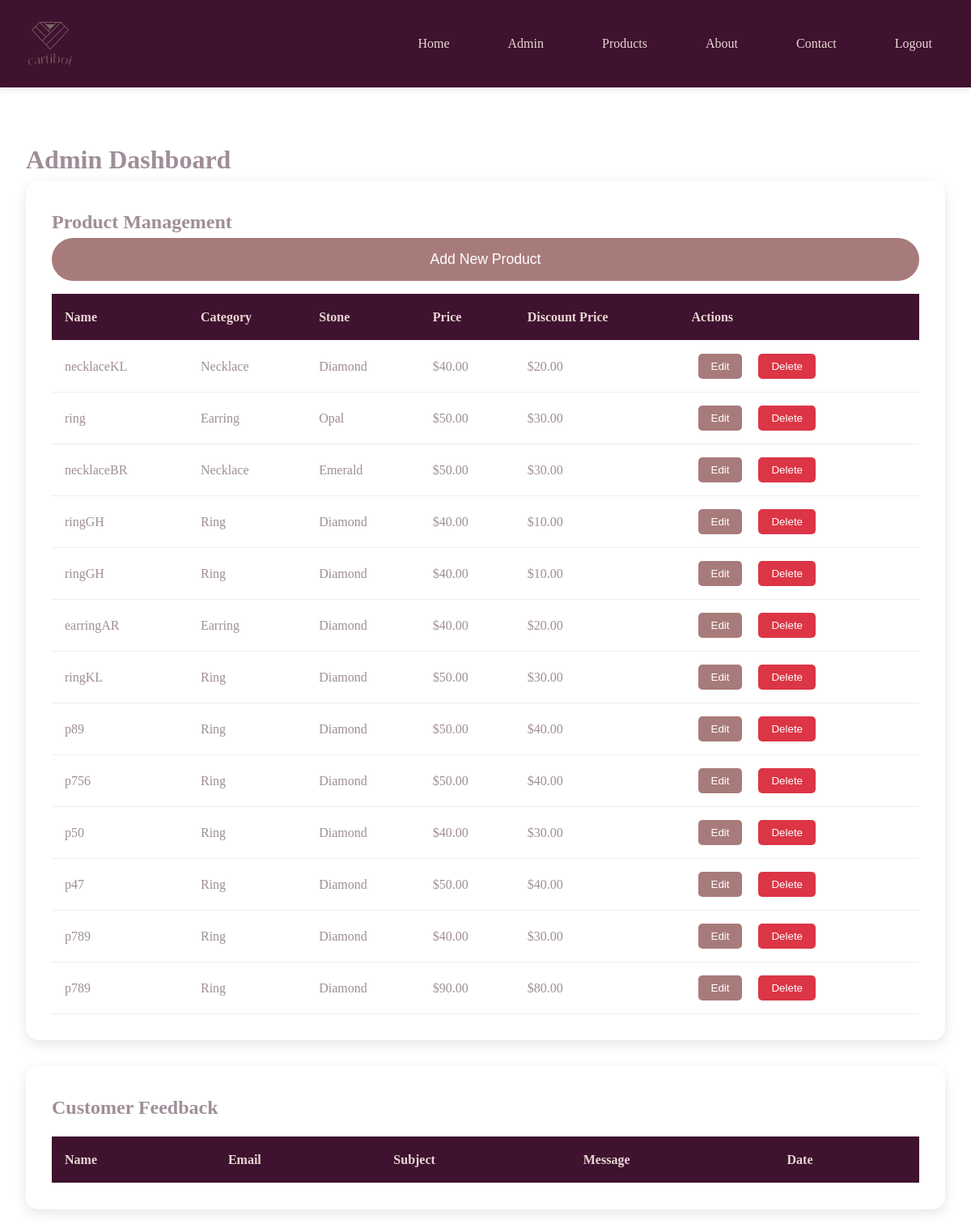
The page /admin.php (signed in) on the database as committed earlier.
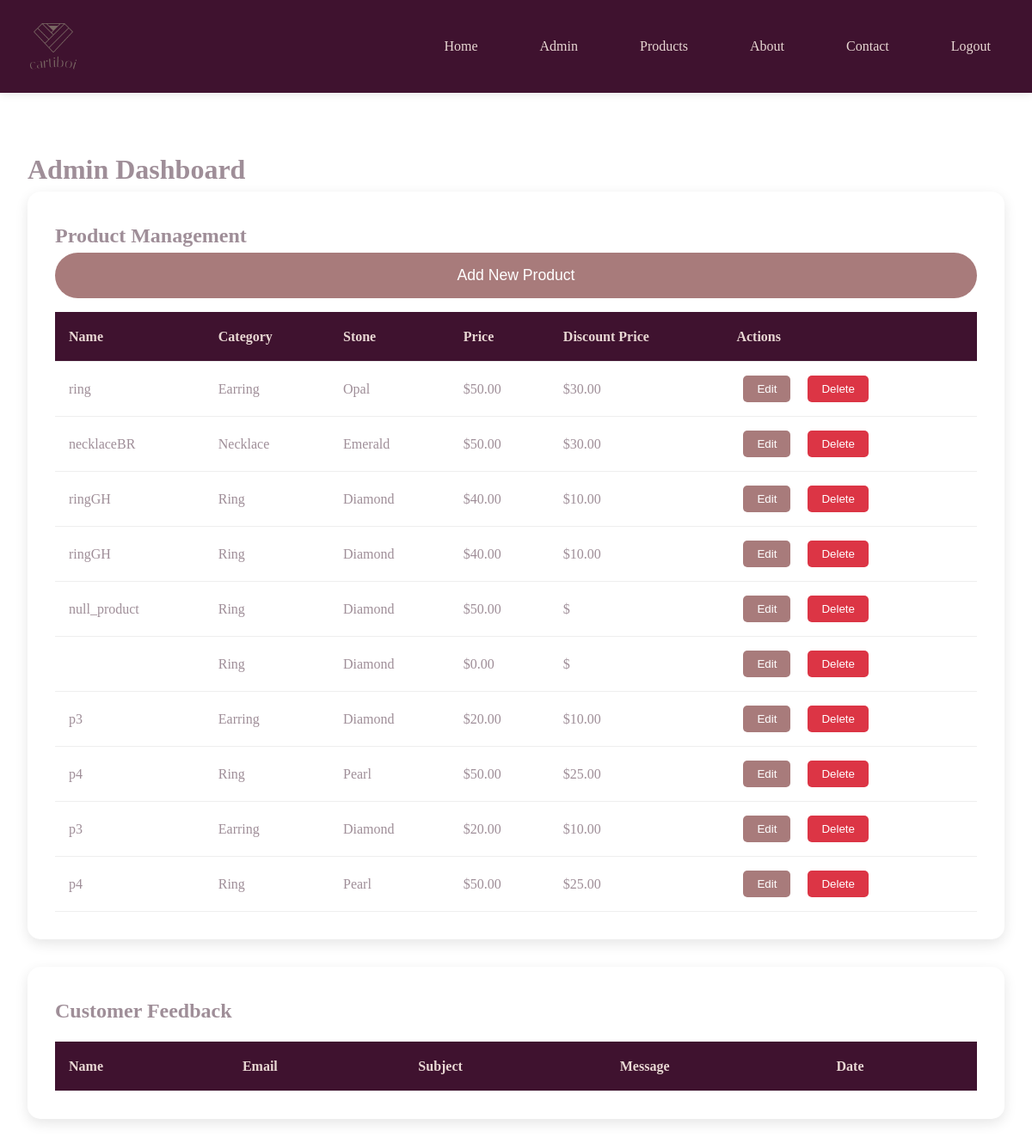
The same page on the database as committed later.
### tables this page shows
CREATE TABLE IF NOT EXISTS `products` (
  `id` int NOT NULL AUTO_INCREMENT,
  `name` varchar(255) NOT NULL,
  `description` text,
  `price` decimal(10,2) NOT NULL,
  `discount_price` decimal(10,2) DEFAULT NULL,
  `category` enum('Ring','Earring','Necklace','Bracelet') NOT NULL,
  `gem_type` enum('Diamond','Pearl','Opal','Lapis','Ruby','Emerald','Amethyst','Sapphire') NOT NULL,
  `size` varchar(20) DEFAULT NULL,
  `image_path` varchar(255) NOT NULL,
  `availability` enum('In Stock','Out of Stock') DEFAULT 'In Stock',
  `created_at` timestamp NULL DEFAULT CURRENT_TIMESTAMP,
  `updated_at` timestamp NULL DEFAULT CURRENT_TIMESTAMP ON UPDATE CURRENT_TIMESTAMP,
  PRIMARY KEY (`id`),
  KEY `idx_products_category` (`category`),
  KEY `idx_products_gem_type` (`gem_type`)
);

### admin.php (the view, shortened to what this page needs)
<?php
    require 'db_connection.php';
    $sql = "SELECT * FROM products WHERE availability = 'In Stock'";
    $result = mysqli_query($conn, $sql);
?>
<!DOCTYPE html>
<html lang="en">
<head>
    <link rel="stylesheet" href="css/style.css">
</head>
<body>
    <nav class="navbar">
        <div class="nav-content">
            <img src="image/logo/logo.png" alt="Your Carti Logo" class="logo">
            <div class="nav-links">
                <a href="index.html">Home</a>
                <a href="admin.php">Admin</a>
                <a href="products.html">Products</a>
                <a href="about.html">About</a>
                <a href="contact.html">Contact</a>
                <a href="logout.php" id="logout">Logout</a>
            </div>
        </div>
    </nav>
    <div class="admin-container">
        <h1>Admin Dashboard</h1>
        <section class="management-section">
            <h2>Product Management</h2>
            <button onclick="showProductForm()" class="submit-btn">Add New Product</button>
            <table class="data-table">
                <thead>
                    <tr>
                        <th>Name</th>
                        <th>Category</th>
                        <th>Stone</th>
                        <th>Price</th>
                        <th>Discount Price</th>
                        <th>Actions</th>
                    </tr>
                </thead>
                <tbody id="productsTable">
                    <?php while ($row = mysqli_fetch_assoc($result)): ?>
                        <tr id="product-<?php echo $row['id'];?>">
                            <td><?php echo htmlspecialchars($row['name']); ?></td>
                            <td><?php echo htmlspecialchars($row['category']); ?></td>
                            <td><?php echo htmlspecialchars($row['gem_type']); ?></td>
                            <td>$<?php echo htmlspecialchars($row['price']); ?></td>
                            <td>$<?php echo htmlspecialchars($row['discount_price']); ?></td>
                            <td class="action-buttons">
                                <button class="edit-btn" onclick="editProduct(<?php echo $row['id']; ?>)">Edit</button>
                                <button class="delete-btn" onclick="deleteProduct(<?php echo $row['id']; ?>)">Delete</button>
                            </td>
                        </tr>
                    <?php endwhile; ?>
                </tbody>
            </table>
        </section>
        <section class="management-section">
            <h2>Customer Feedback</h2>
            <table class="data-table">
                <thead>
                    <tr>
                        <th>Name</th>
                        <th>Email</th>
                        <th>Subject</th>
                        <th>Message</th>
                        <th>Date</th>
                    </tr>
                </thead>
            </table>
        </section>
    </div>
</body>
</html>

### css/style.css (style rules this page uses)
:root { --bg-color: #3f122f; --text-color: hsl(323, 8%, 59%); --light-accent: #e8d7d3; --highlight: #a87b7b; --t30: 4.93vmin; --t20: 3.28vmin; --shadow-sm: 0 2px 10px rgba(0,0,0,0.1); --shadow-md: 0 8px 20px rgba(0,0,0,0.12); --transition: all 0.3s ease; }
* { margin: 0; padding: 0; box-sizing: border-box; }
body { font-family: 'Great Vibes'; line-height: 1.6; color: var(--text-color); overflow-x: hidden; }
.navbar { background: var(--bg-color); padding: 1.5rem 2rem; position: sticky; top: 0; z-index: 1000; box-shadow: var(--shadow-sm); }
.nav-content { max-width: 1200px; margin: 0 auto; display: flex; justify-content: space-between; align-items: center; }
.logo { height: 60px; }
.nav-links { display: flex; gap: 2.5rem; }
.nav-links a { color: var(--light-accent); text-decoration: none; padding: 0.5rem 1rem; transition: var(--transition); }
.submit-btn { background: var(--highlight); color: white; padding: 1rem 3rem; border: none; border-radius: 50px; font-size: 1.1rem; cursor: pointer; transition: all 0.3s ease; width: 100%; }
.admin-container { max-width: 1200px; margin: 2rem auto; padding: 2rem; }
.management-section { background: white; padding: 2rem; border-radius: 15px; box-shadow: 0 5px 15px rgba(0,0,0,0.1); margin-bottom: 2rem; }
.data-table { width: 100%; border-collapse: collapse; margin-top: 1rem; }
.data-table th, .data-table td { padding: 1rem; text-align: left; border-bottom: 1px solid #eee; }
.data-table th { background-color: var(--bg-color); color: var(--light-accent); }
.action-buttons button { padding: 0.5rem 1rem; margin: 0 0.5rem; border: none; border-radius: 5px; cursor: pointer; transition: var(--transition); }
.edit-btn { background-color: var(--highlight); color: white; }
.delete-btn { background-color: #dc3545; color: white; }

Rows that differ between the two databases and show on the page:
removed products: name "necklaceKL", category "Necklace", gem_type "Diamond", price "40.00", discount_price "20.00"
removed products: name "earringAR", category "Earring", gem_type "Diamond", price "40.00", discount_price "20.00"
removed products: name "ringKL", category "Ring", gem_type "Diamond", price "50.00", discount_price "30.00"
removed products: name "p89", category "Ring", gem_type "Diamond", price "50.00", discount_price "40.00"
removed products: name "p756", category "Ring", gem_type "Diamond", price "50.00", discount_price "40.00"
removed products: name "p50", category "Ring", gem_type "Diamond", price "40.00", discount_price "30.00"
removed products: name "p47", category "Ring", gem_type "Diamond", price "50.00", discount_price "40.00"
removed products: name "p789", category "Ring", gem_type "Diamond", price "40.00", discount_price "30.00"
removed products: name "p789", category "Ring", gem_type "Diamond", price "90.00", discount_price "80.00"
added products: name "null_product", category "Ring", gem_type "Diamond", price "50.00"
added products: category "Ring", gem_type "Diamond", price "0.00"
added products: name "p3", category "Earring", gem_type "Diamond", price "20.00", discount_price "10.00"
added products: name "p4", category "Ring", gem_type "Pearl", price "50.00", discount_price "25.00"
added products: name "p3", category "Earring", gem_type "Diamond", price "20.00", discount_price "10.00"
added products: name "p4", category "Ring", gem_type "Pearl", price "50.00", discount_price "25.00"
